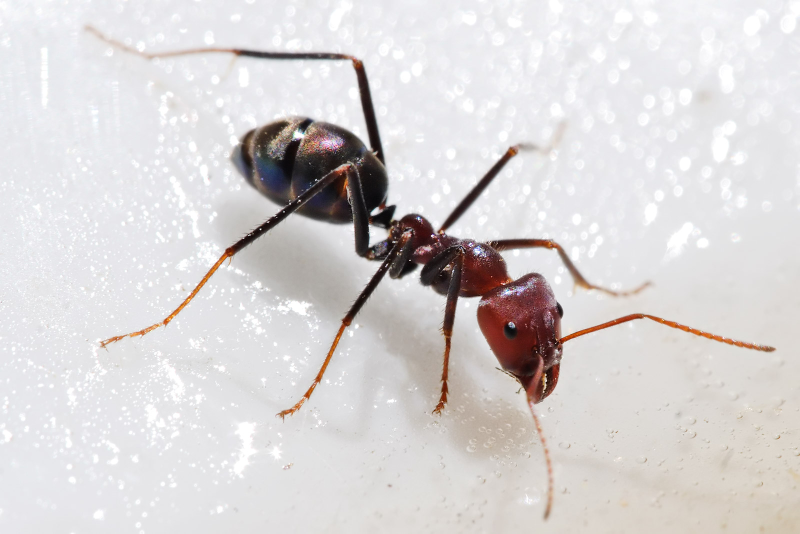
#> input picture back_end/work/test/cache/fixtures/images/ant.jpg, 1600 x 1067 px (shown at 1/2 size); its folder holds only this picture in this run
$ python -i cifar.py   (imports and definitions only)   (older library calls are emulated)
#> lines starting #> are read from the running program, lines starting #| are printed output that depends on the picture
#> further down, picture is the input picture: PIL image 1600x1067 RGB; mean R, G, B 216, 212.3, 212.4
import zipfile
import tarfile
import tempfile
import cPickle
import unipath
import numpy as np
import shutil
from PIL import Image
from io import BytesIO
from unipath import Path

VALID_EXT = ('.jpg', '.jpeg', '.png', '.bmp')


class BatchWriter(object):
    # [107 lines left out: functions __init__, prepare_training, dump_meta_batch, dump_batches, write_cifar_batch, write_cifar_meta_batch and 4 more, not called in this run]


class ConvImage(object):
    def __init__(self, image):
        self.image = image

    # [9 lines left out: functions from_archive, from_array, not called in this run]

    def load(self):
        self.image.load()

    @property
    def size(self):
        return self.image.size

    # [26 lines left out: functions to_size, to_square, to_rgb, not called in this run]

    def to_array(self):
        return np.array(self.image, order='C')\
            .transpose([2, 0, 1]).flatten('C')


class tempdir(object):
    def __enter__(self):
        self.tempdir = unipath.Path(tempfile.mkdtemp())
        return self.tempdir

    def __exit__(self, type_, value, traceback):
        shutil.rmtree(self.tempdir)


class cwd(object):
    # [5 lines left out: function __init__, not called in this run]

    def __enter__(self):
        self.cwd.chdir()
        return self.cwd

    def __exit__(self, type_, value, traceback):
        self.prev_cwd.chdir()


def image_as_rgb(image, skip_grayscale=True, skip_unknown=True):
    if image.mode == 'RGBA':
        image = rgba_to_rgb(image)
    elif image.mode == 'CMYK':
        image = image.convert('RGB')
    elif image.mode in ('L', 'P'):
        if skip_grayscale:
            return None
        image = grayscale_to_rgb(image)
    elif image.mode != 'RGB':
        if skip_unknown:
            return None
        raise ValueError('Unknown image format')
    return image


def image_to_cifar(image, size=32):
    """
    Convert PIL image to cifar image format

    Parameters
    ----------
    image: PIL.Image (loaded)
        image in a PIL format
    size: int, optional
        size of the image; default: 32
        original cifar images has size 32 (32x32 pixels)

    Returns
    -------
    rval: ndarray
        image in cifar format
    """

    image = image_as_rgb(image, skip_grayscale=False, skip_unknown=False)
    image = resize_image(image, size)
    rval = np.array(image, order='C')
    rval = rval.transpose([2, 0, 1]).flatten('C')
    return rval


def crop_to_square(image):
    w, h = image.size
#> w = 1600; h = 1067
    if w != h:
        min_dim = int(min(w, h))
#> min_dim = 1067
        image = image.crop((w / 2 - min_dim / 2, h / 2 - min_dim / 2,
                            w / 2 + min_dim / 2, h / 2 + min_dim / 2))
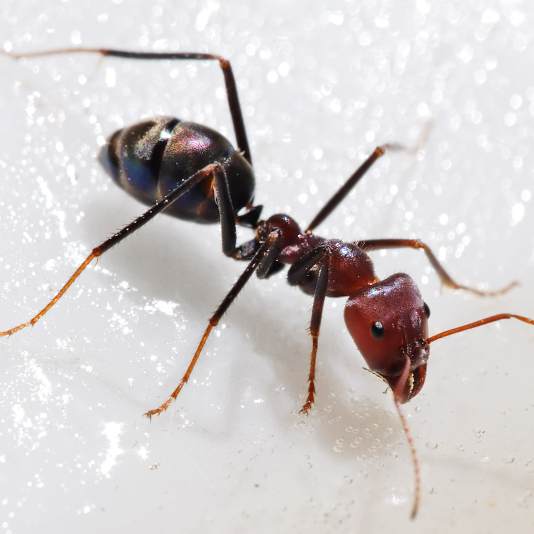
#> image: PIL image 1068x1067 RGB (shown at 1/2 size); mean R, G, B 209, 204.2, 204.1
    return image


def resize_image(image, size):
    size_tuple = (size, size)
    if image.size != size_tuple:
        image = crop_to_square(image)
        image.thumbnail(size_tuple, Image.ANTIALIAS)
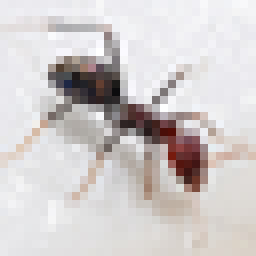
#> image: PIL image 32x32 RGB (shown 8 times larger); mean R, G, B 209, 204.2, 204.1
    return image


# [256 lines left out: functions rgba_to_rgb, grayscale_to_rgb, cifar_image_to_pil, images_to_batch, files_to_batch, dir_to_cifar and 9 more, not called in this run]

>>> from PIL import Image
>>> picture = Image.open('../../work/test/cache/fixtures/images/ant.jpg')
>>> result = image_to_cifar(picture)
#> in image_to_cifar, `rval = rval.transpose([2, 0, 1]).flatten('C')`: rval = 3072 values, max 255 at index 204, min 6 at index 2581, mean 205.8
#> result has the same summary as rval in image_to_cifar
